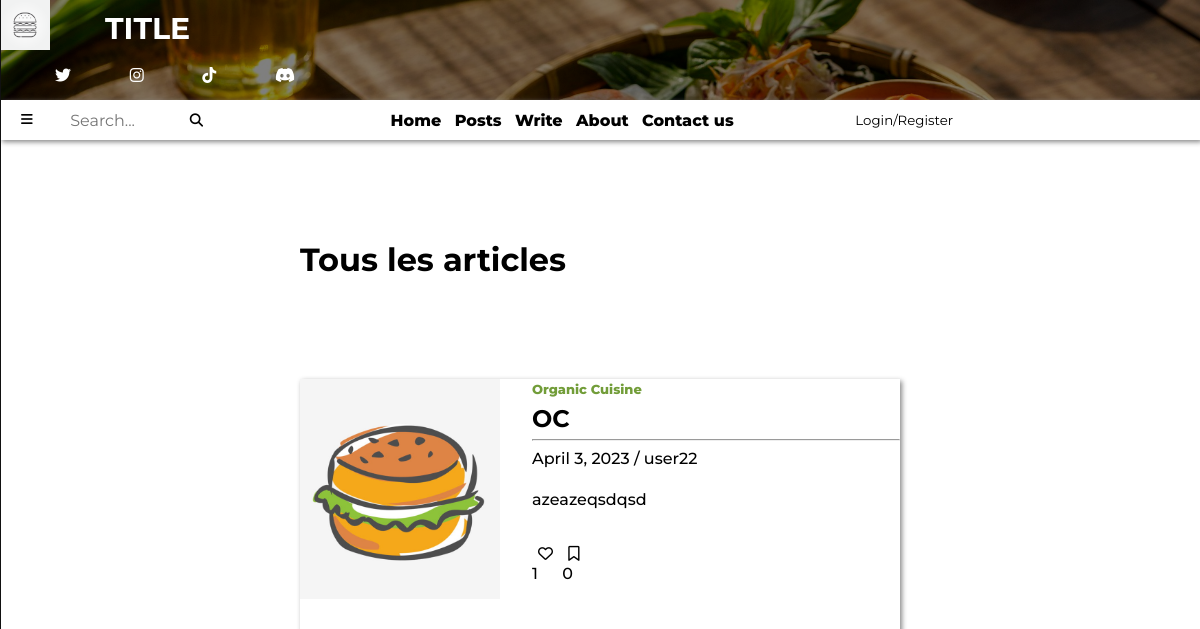
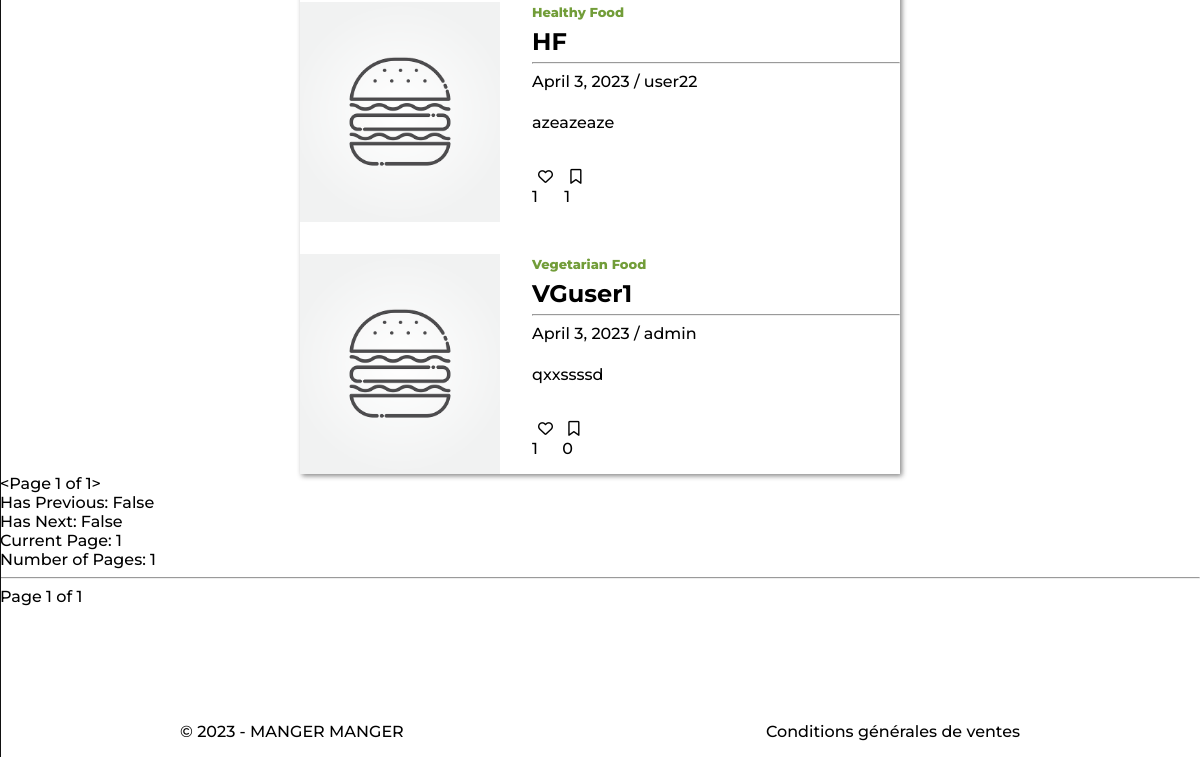
The app's page /posts/, older data (2 pictures, top to bottom).
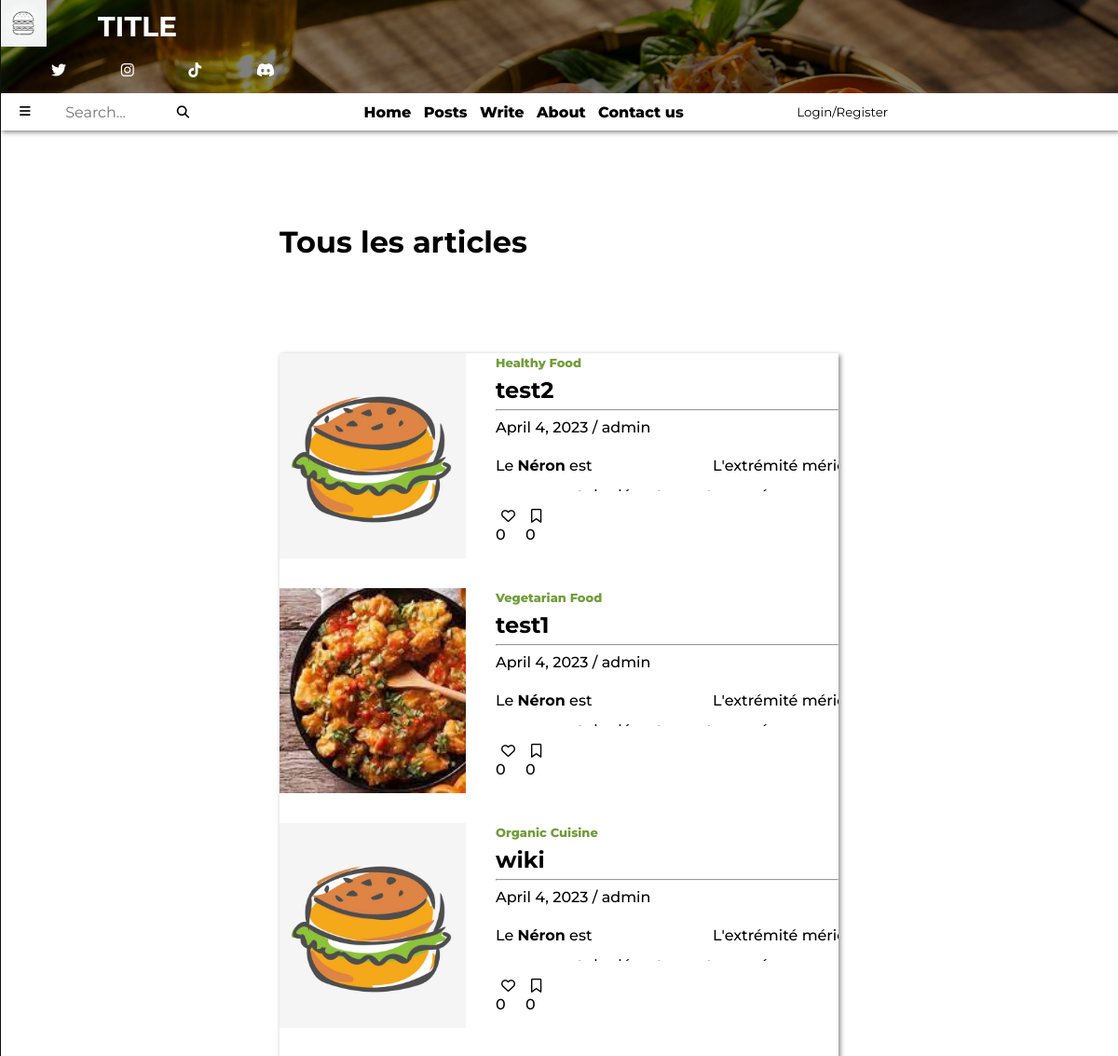
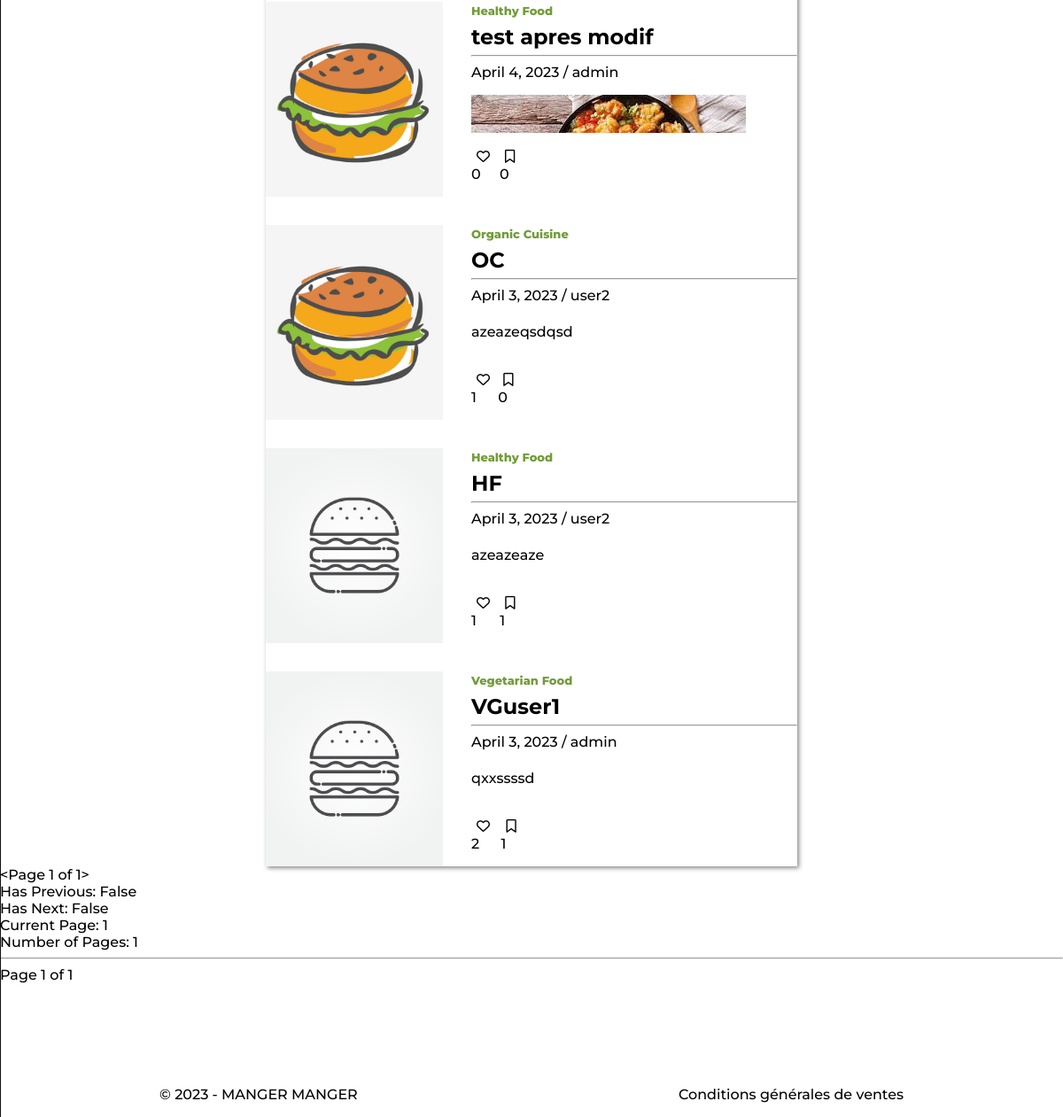
The same page, newer data (2 pictures, top to bottom).
### blog_app/models.py (models this page shows, shortened)
class PostModels(models.Model): # structure d'un article de blog
    class Categories(models.TextChoices): # permet de définir des choix textuels pour la catégorie
        Healthy_Food = 'Healthy Food' # Healthy Food ... sont les clés classées dans la BDD pour chaque catégories
        Organic_Cuisine = 'Organic Cuisine'
        Vegetarian_Food = 'Vegetarian Food'
    user_id= models.ForeignKey(UserModels, on_delete=models.CASCADE)
    categorie = models.fields.CharField(choices=Categories.choices, max_length=15)
    date = models.DateField(auto_now_add=True)
    title = models.CharField(max_length=30, blank=False)
    content = RichTextUploadingField(blank=False, null=True)
    image = models.ImageField(upload_to='posts_images/', blank=False, null=True)
    favoris = models.ManyToManyField(UserModels, blank=True, related_name='favoris')
    bookmark = models.ManyToManyField(UserModels, blank=True, related_name='bookmark')
    objects = PostManager()

class UserModels(AbstractUser):
    description = models.TextField(blank=True, null=True)
    objects = UserManager()

### blog_app/views.py (the view)
# urls.py: path('posts/',views.list_posts, name="list_posts"),
def list_posts(request):
    p = Paginator(models.PostModels.objects.all().order_by('-id'), 8)
    page = request.GET.get('page')
    posts = p.get_page(page)
    return render(request, "blog_app/posts.html", {'posts': posts})

### blog_app/templates/blog_app/posts.html (shortened to what this page needs)
{% extends 'base.html' %}
    {% block stylesheet %}
    {% load static %}
    <link rel="stylesheet" type="text/css" href={% static "blog_app/posts.css" %}>
    {% endblock stylesheet %}
    {% block index %}
    {% if request.resolver_match.url_name == 'list_posts' %}
        <h1>Tous les articles</h1>
    {% else %}
        <h1>Blog</h1>
    {% endif %}
    <section class="display-posts">
        <div class="posts">
            {% for post in posts %}
                <div class="post" >
                    <div class="post-img"
                        style="background-image: url('{{ MEDIA_URL }}{{ post.image.url }}');"
                        onclick="location.href='{% url 'post_detail' pk=post.id user_id=post.user_id categorie=post.categorie %}'">
                    </div>
                    <div class="post-description"
                        onclick="location.href='{% url 'post_detail' pk=post.id user_id=post.user_id categorie=post.categorie %}'">
                        <a href="{% url 'posts_filter' filter_by='categorie' value=post.categorie %}" class="post-categorie colored-text">
                            {{ post.categorie }}
                        </a>
                        <h2 class="bold-title">
                            {{ post.title }}
                        </h2>
                        <hr>
                        <a href="{% url 'posts_filter' filter_by='date' value=post.date %}" class="date transition-btn">
                            {{ post.date }}
                        </a>
                        <span>/</span>
                        <a href="{% url 'posts_filter' filter_by='username' value=post.user_id.id %}" class="author transition-btn">
                            {{ post.user_id.username }}
                        </a>
                        <div class="description-text">
                            {{ post.content|safe }}
                        </div>
                    </div>
                    <div class="last-row">
                        <div class="zone-icons icons boutons">
                            {% include "blog_app/favori_btn.html" %}
                            {% include "blog_app/bookmark_btn.html" %}
                        </div>
                        <div class="empty-col" onclick="location.href='{% url 'post_detail' pk=post.id user_id=post.user_id categorie=post.categorie %}'"></div>
                    </div>
                </div>
            {% endfor %}
        </div>
    </section>
    {{ posts }}
    <br>
    Has Previous: {{ posts.has_previous }}
    <br>
    Has Next: {{ posts.has_next }}
    <br>
    Current Page: {{ posts.number }}
    <br>
    Number of Pages: {{ posts.paginator.num_pages }}
    <hr>
    Page {{ posts.number }} of {{ posts.paginator.num_pages}}
    {% endblock index %}

### blog_app/templates/base.html (shortened to what this page needs)
{% load static %}
<!DOCTYPE html>
<html lang="fr">
<head>
    <link rel="stylesheet" type="text/css" href={% static 'blog_app/base.css' %}>
    {% block stylesheet %}
    {% endblock stylesheet %}
</head>
<body id="page">
    <section class="top-page">
        <div class="landing-page">
            <div class="top-landing-page">
                <img src="{% static 'images/logos/burgerlogo.png' %}" alt="logo">
                <h2 class="landing-page-title">
                    TITLE
                </h2>
            </div>
            <div class="social-media">
                <i class="fa-brands fa-twitter transition-btn"></i>
                <i class="fa-brands fa-instagram transition-btn"></i>
                <i class="fa-brands fa-tiktok transition-btn"></i>
                <i class="fa-brands fa-discord transition-btn"></i>
            </div>
        </div>
    </section>
    <nav class="nav">
        <div class="menu" onclick="openSide()">
            <button><i class="fa-solid fa-bars"></i></button>
        </div>
        <form action="{% url 'search-results' %}"
            method="GET"
            class="search" >
            <input type="text"
            hx-post="{% url 'search-recommandations' %}"
            hx-target="#search-recommandations"
            hx-trigger="keyup changed delay:500ms"
            placeholder="Search..."
            class="search-input"
            name="search" >
            <button type="submit" class="search-btn">
                <i class="fa-solid fa-magnifying-glass"></i>
            </button>
        </form>
        <div class="centered">
            <div class="links">
                <li class="transition-btn" onclick="location.href='{% url "index" %}'">Home</li>
                <li class="transition-btn" onclick="location.href='{% url "list_posts" %}'">Posts</li>
                <li class="transition-btn" onclick="location.href='{% url "post" %}'">Write</li>
                <li class="transition-btn" onclick="location.href='{% url "about_us" %}'">About</li>
                <li class="transition-btn" onclick="location.href='{% url "contact_view" %}'">Contact us</li>
            </div>
            {% if user.is_authenticated %}
                <div class="button-log-regis">
                <form method="post" action="{% url 'logout' %}">
                    {% csrf_token %}
                    <button class="transition-btn" id="logout-btn" type="submit">Logout</button>
                </form>
            {% else %}
                <button class="transition-btn" onclick="location.href='{% url "login" %}?next={{request.path}}'">
                    Login/Register
                </button>
                </div>
            {% endif %}
    </nav>
    <div>
    {% block index %}{% endblock index %}
    </div>
    <footer>
        <p class="copyright">&copy; 2023 - MANGER MANGER</p>
        <a href="#" class="cgv transition-btn" style="text-decoration: none;">Conditions générales de ventes</a>
    </footer>
</body>

### blog_app/templates/blog_app/favori_btn.html
<div id="favori-btns{{ post.id }}">
  <p>
    <button
      hx-post="{% url 'add_remove_favori' post.id %}"
      hx-target="#favori-btns{{ post.id }}"
      hx-swap="#favori-btns{{ post.id }}">
      {% if user in post.favoris.all %}
        <i class="fa-solid fa-heart material-icons"></i>
      {% else %}
        <i class="fa-regular fa-heart material-icons"></i>
      {% endif %}
    </button>
    {{ post.favoris.count }}
  </p>
</div>

### blog_app/templates/blog_app/bookmark_btn.html
<div id="bookmark-btns{{ post.id }}">
  <p>
    <button
      hx-post="{% url 'add_remove_bookmark' post.id %}"
      hx-target="#bookmark-btns{{ post.id }}"
      hx-swap="#bookmark-btns{{ post.id }}">
      {% if user in post.bookmark.all %}
        <i class="fa-solid fa-bookmark material-icons"></i>
      {% else %}
        <i class="fa-regular fa-bookmark material-icons"></i>
      {% endif %}
    </button>
    {{ post.bookmark.count }}
  </p>
</div>

### blog_app/static/blog_app/base.css (style rules this page uses)
:root { --background-color: #729D39; --transition-btn: .4s; }
* { font-family: 'Montserrat', sans-serif; }
html { scroll-behavior: smooth; font-weight: 500; }
body { margin: 0 auto; }
.bold-title { line-height: 1.5px; }
a { color: black; text-decoration: none; }
section.top-page { width: 100%; }
.landing-page { width: 100%; height: 100px; background-image: linear-gradient(rgba(0,0,0,0.5),rgba(0,0,0,0.5)), url("../images/spring-roll.jpg"); background-position: center; background-size: cover; }
.top-landing-page { display: flex; flex-direction: row; }
.landing-page-title { font-size: 30px; color: white; margin-top: 10px; margin-bottom: 20px; }
.top-landing-page img { height: 50px; width: 50px; }
.landing-page-title, .social-media { margin-left: 55px; }
.social-media { width: 20%; display: flex; justify-content: space-between; color: white; }
nav.nav { position: sticky; width: 100%; top: 0; height: 40px; display: flex; flex-direction: row; align-items: center; justify-content: space-evenly; background-color: white; box-shadow: 2px 2px 5px #888888; z-index: 1; }
nav .centered { width: 80%; height: 40px; display: flex; align-items: center; justify-content: space-evenly; }
.menu { margin-left: 15px; }
nav.nav button { margin-right: 15%; border: none; background: none; cursor: pointer; }
.menu button { display: flex; list-style: none; justify-content: space-evenly; cursor: pointer; }
.links { width: 40%; display: flex; list-style: none; justify-content: space-evenly; font-weight: 800; }
.links li { cursor: pointer; }
.search { display: flex; justify-content: center; align-items: center; }
.search-input { padding: 5px; border: none; border-radius: 5px; width: 40%; font-size: 16px; outline: none; }
.search-btn { color: black; border-radius: 5px; padding: 10px; margin-left: 10px; margin-right: 0; cursor: pointer; }
footer { display: flex; width: 70%; margin: auto; margin-top: 100px; align-items: center; justify-content: space-between; }

### blog_app/static/blog_app/posts.css (style rules this page uses)
h1 { width: 50%; margin: auto; margin-top: 100px; }
.post-img, .post-description, .empty-col, button, .empty-col { cursor: pointer; }
.icons button { font-size: 15px; border: none; background-color: transparent; }
.icons { display: flex; align-items: center; }
section.display-posts { position: relative; width: 50%; margin: auto; margin-top: 100px; flex: 0; }
.display-posts .posts { display: grid; grid-template-rows: repeat(auto-fit, minmax(min-content, max-content)); grid-auto-rows: 220px; grid-column-gap: 2em; grid-row-gap: 2em; box-shadow: 2px 2px 5px #888888; }
.display-posts .post { display: grid; grid-template-columns: repeat(3, 1fr); grid-template-rows: repeat(4, 1fr); transition: .5s; }
.display-posts .post-img { grid-column: 1/2; grid-row: 1/5; background-size: cover; background-position: center; }
.display-posts .post-description { overflow: hidden; text-overflow: ellipsis; grid-column: 2/4; grid-row: 1/4; padding-left: 2em; }
.display-posts .description-text { display: flex; line-height: 2; }
.display-posts .last-row { display: grid; grid-column: 2/4; grid-row: 4; grid-template-columns: repeat(6, 1fr); padding-left: 2em; }
.display-posts .zone-icons { display: flex; grid-column: 1; justify-content: space-between; }
.display-posts .empty-col { grid-column: 2/7; }
.colored-text { font-size: small; font-weight: 800; color: var(--background-color); }

Row changes from the older to the newer data that the page shows:
added PostModels: image (picture), categorie "Healthy Food", title "test2", date "April 4, 2023", user_id.username "admin", content "Le Néron est L'extrémité mé…", favoris.count "0", bookmark.count "0"
added PostModels: image (picture), categorie "Vegetarian Food", title "test1", date "April 4, 2023", user_id.username "admin", content "Le Néron est L'extrémité mé…", favoris.count "0", bookmark.count "0"
added PostModels: image (picture), categorie "Organic Cuisine", title "wiki", date "April 4, 2023", user_id.username "admin", content "Le Néron est L'extrémité mé…", favoris.count "0", bookmark.count "0"
added PostModels: image (picture), categorie "Healthy Food", title "test apres modif", date "April 4, 2023", user_id.username "admin", content (picture), favoris.count "0", bookmark.count "0"
changed through a linked row, PostModels "OC": user_id.username "user22" → "user2"
changed through a linked row, PostModels "HF": user_id.username "user22" → "user2"
computed for PostModels "VGuser1": favoris.count "1" → "2"; bookmark.count "0" → "1"
